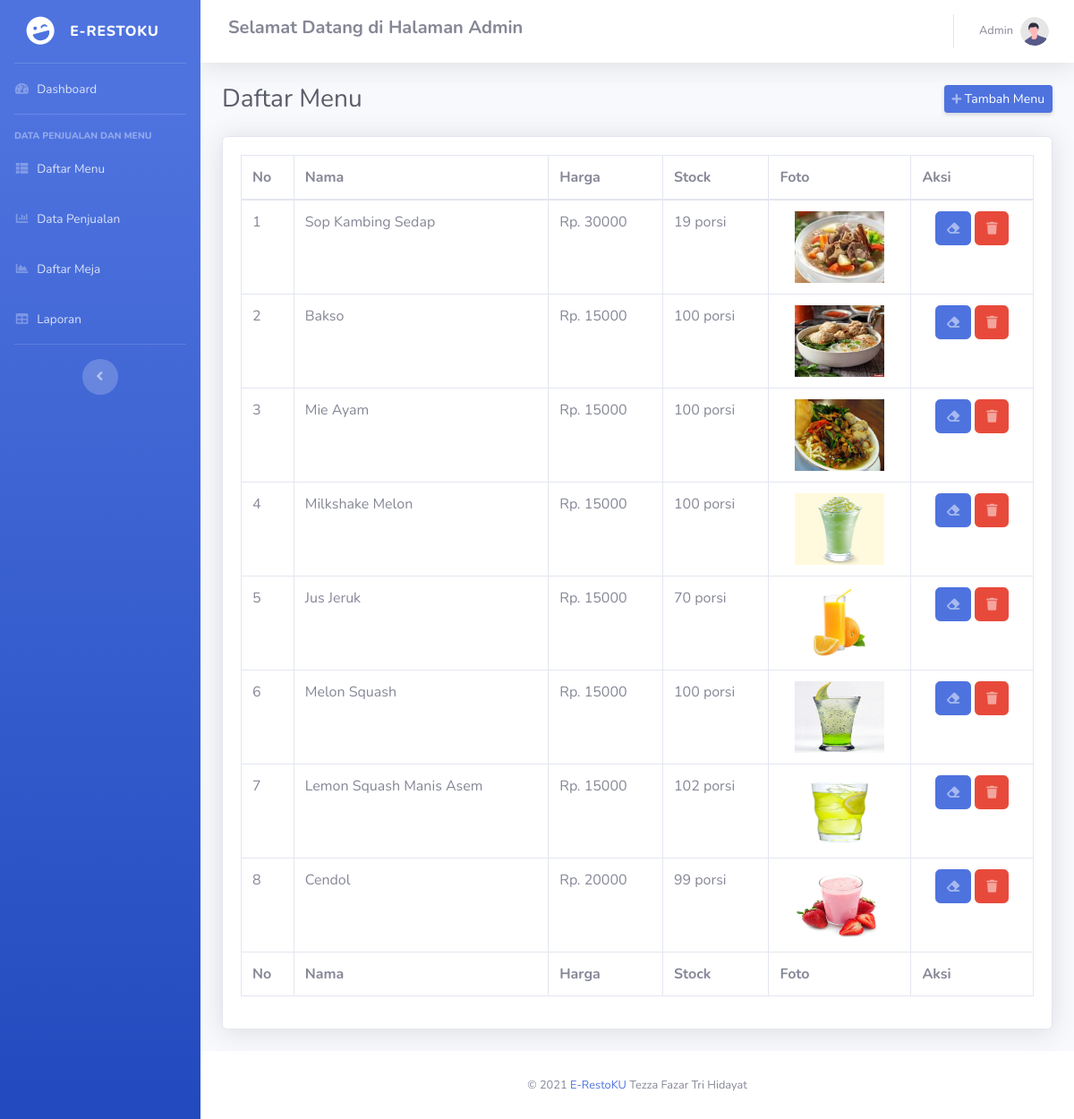
The page /admin/index.php?halaman=menu on the database its author committed.
### tables this page shows
CREATE TABLE `produk` (
  `id_produk` int(11) NOT NULL,
  `nama_produk` varchar(100) NOT NULL,
  `harga_produk` int(11) NOT NULL,
  `stok_produk` int(11) NOT NULL,
  `foto_produk` varchar(100) NOT NULL,
  `deskripsi_produk` text NOT NULL
);

### admin/menu.php (the view, shortened to what this page needs)
<?php
$ambildata=$koneksi->query("SELECT * FROM produk WHERE id_produk='$_GET[id]'");
$ubahdata=$ambildata->fetch_assoc();
?>
<div class="d-sm-flex align-items-center justify-content-between mb-4">
    <h1 class="h3 mb-0 text-gray-800">Daftar Menu</h1>
    <a href="#" data-toggle="modal" data-target="#tambahModal" class="d-none d-sm-inline-block btn btn-sm btn-primary shadow-sm"><i
            class="fas fa-plus fa-sm text-white-50"></i> Tambah Menu</a>
</div>
<div class="card shadow mb-4">
    <div class="card-body">
        <div class="table-responsive">
            <table class="table table-bordered" id="dataTable" width="100%" cellspacing="0">
                <thead>
                    <tr>
                        <th>No</th>
                        <th>Nama</th>
                        <th>Harga</th>
                        <th>Stock</th>
                        <th>Foto</th>
                        <th>Aksi</th>
                    </tr>
                </thead>
                <tfoot>
                    <tr>
                        <th>No</th>
                        <th>Nama</th>
                        <th>Harga</th>
                        <th>Stock</th>
                        <th>Foto</th>
                        <th>Aksi</th>
                    </tr>
                </tfoot>
                <tbody>
                    <?php $nomor=1; ?>
                    <?php $ambil=$koneksi->query("SELECT * FROM produk"); ?>
                        <?php while($pecah = $ambil->fetch_assoc()){ ?>
                            <tr>
                                <td><?php echo $nomor; ?></td>
                                <td><?php echo $pecah['nama_produk']; ?></td>
                                <td>Rp. <?php echo $pecah['harga_produk']; ?></td>
                                <td><?php echo $pecah['stok_produk']; ?> porsi</td>
                                <td class="text-center">
                                    <img src="../foto_produk/<?php echo $pecah['foto_produk'];?>" width="100px" height="80px">
                                </td>
                                <td class="text-center">
                                    <a href="#" type="button" class="btn btn-primary" data-toggle="modal" data-target="#ubahModal<?php echo $ubahdata['id_produk'];  ?>"><i
            class="fa fa-eraser fa-sm text-white-50"></i></a>
                                    <a href="index.php?halaman=hapusproduk&id=<?php echo $pecah['id_produk'];  ?>" class="btn btn-danger"><i
            class="fa fa-trash fa-sm text-white-50"></i></a>
                                </td>
                            </tr>
                                <?php $nomor++; ?>
                        <?php } ?>
                </tbody>
            </table>
        </div>
    </div>
</div>

### admin/index.php (shortened to what this page needs)
<?php
$koneksi = new mysqli("localhost","root","","penjualan");
?>
<!DOCTYPE html>
<html lang="en">
<head>
    <link href="vendor/fontawesome-free/css/all.min.css" rel="stylesheet" type="text/css">
    <link href="css/sb-admin-2.min.css" rel="stylesheet">
</head>
<body id="page-top">
    <div id="wrapper">
        <ul class="navbar-nav bg-gradient-primary sidebar sidebar-dark accordion" id="accordionSidebar">
            <a class="sidebar-brand d-flex align-items-center justify-content-center" href="index.php">
                <div class="sidebar-brand-icon rotate-n-15">
                    <i class="fas fa-laugh-wink"></i>
                </div>
                <div class="sidebar-brand-text mx-3">E-RestoKu</div>
            </a>
            <hr class="sidebar-divider my-0">
            <li class="nav-item">
                <a class="nav-link" href="index.php">
                    <i class="fas fa-fw fa-tachometer-alt"></i>
                    <span>Dashboard</span></a>
            </li>
            <hr class="sidebar-divider">
            <div class="sidebar-heading">
                DATA PENJUALAN DAN MENU
            </div>
            <li class="nav-item">
                <a class="nav-link" href="index.php?halaman=menu">
                    <i class="fas fa-fw fa-th-list"></i>
                    <span>Daftar Menu</span></a>
            </li>
            <li class="nav-item">
                <a class="nav-link" href="index.php?halaman=penjualan">
                    <i class="fa fa-fw fa-chart-bar"></i>
                    <span>Data Penjualan</span></a>
            </li>
            <li class="nav-item">
                <a class="nav-link" href="index.php?halaman=meja">
                    <i class="fas fa-fw fa-chart-area"></i>
                    <span>Daftar Meja</span></a>
            </li>
            <li class="nav-item">
                <a class="nav-link" href="index.php?halaman=laporan">
                    <i class="fas fa-fw fa-table"></i>
                    <span>Laporan</span></a>
            </li>
            <hr class="sidebar-divider d-none d-md-block">
            <div class="text-center d-none d-md-inline">
                <button class="rounded-circle border-0" id="sidebarToggle"></button>
            </div>
        </ul>
        <div id="content-wrapper" class="d-flex flex-column">
            <div id="content">
                <nav class="navbar navbar-expand navbar-light bg-white topbar mb-4 static-top shadow">
                    <form
                        class="d-none d-sm-inline-block form-inline mr-auto ml-md-3 my-2 my-md-0 mw-100">
                        <div class="input-group">
                            <div class="input-group-append">
                                <h5><b>Selamat Datang di Halaman Admin</b></h5>
                            </div>
                        </div>
                    </form>
                    <ul class="navbar-nav ml-auto">
                        <li class="nav-item dropdown no-arrow">
                            <a class="nav-link dropdown-toggle" href="#" id="userDropdown" role="button"
                                data-toggle="dropdown" aria-haspopup="true" aria-expanded="false">
                                <span class="mr-2 d-none d-lg-inline text-gray-600 small">Admin</span>
                                <img class="img-profile rounded-circle"
                                    src="img/undraw_profile.svg">
                            </a>
                        </li>
                    </ul>
                </nav>
                <div class="container-fluid">
                    <div class="content">
                        <?php
                            if (isset($_GET['halaman']))
                            {
                            if ($_GET['halaman']=='menu')
                            {
                                include 'menu.php';
                            }
                            elseif ($_GET['halaman']=='penjualan')
                            {
                                include 'penjualan.php';
                            }
                            elseif ($_GET['halaman']=='meja')
                            {
                                include 'meja.php';
                            }
                            elseif ($_GET['halaman']=='detail')
                            {
                                include 'detail.php';
                            }
                            elseif ($_GET['halaman']=='tambahproduk')
                            {
                                include 'tambahproduk.php';
                            }
                            elseif ($_GET['halaman']=='hapusproduk')
                            {
                                include 'hapusproduk.php';
                            }
                            elseif ($_GET['halaman']=='ubahproduk')
                            {
                                include 'ubahproduk.php';
                            }
                            elseif ($_GET['halaman']=='laporan')
                            {
                                include 'laporan.php';
                            }
                            elseif ($_GET['halaman']=='logout')
                            {
                                include 'logout.php';
                            }
                            }
                            else
                            {
                            include 'dashboard.php';
                            }
                            ?>
                    </div>
                </div>
            </div>
            <footer class="sticky-footer bg-white">
                <div class="container my-auto">
                    <div class="copyright text-center my-auto">
                        <span>
                            &copy;
                            <a href="index.php">E-RestoKU</a>
                            Tezza Fazar Tri Hidayat
                        </span>
                    </div>
                </div>
            </footer>
        </div>
    </div>
</body>
</html>

### rows shown on the page
produk: nama_produk "Sop Kambing Sedap", harga_produk "30000", stok_produk "19", foto_produk (picture)
produk: nama_produk "Bakso", harga_produk "15000", stok_produk "100", foto_produk (picture)
produk: nama_produk "Mie Ayam", harga_produk "15000", stok_produk "100", foto_produk (picture)
produk: nama_produk "Milkshake Melon", harga_produk "15000", stok_produk "100", foto_produk (picture)
produk: nama_produk "Jus Jeruk", harga_produk "15000", stok_produk "70", foto_produk (picture)
produk: nama_produk "Melon Squash", harga_produk "15000", stok_produk "100", foto_produk (picture)
produk: nama_produk "Lemon Squash Manis Asem", harga_produk "15000", stok_produk "102", foto_produk (picture)
produk: nama_produk "Cendol", harga_produk "20000", stok_produk "99", foto_produk (picture)
